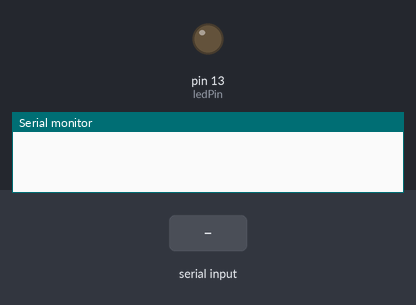
This sketch was run on a simulated Arduino Uno, built with avr-gcc and run on an emulated ATmega328P. On the bench: output pins drawn as LEDs (lit = HIGH), the last lines printed to the serial monitor. The inputs (shaded band) are chosen by the test bench.

Above: at 0.01 s.
At 1.2 s:
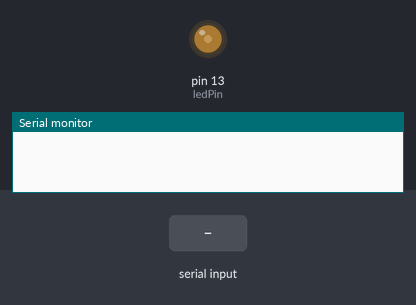
1.3 s: "90,45\n" received over Serial
At 1.52 s:
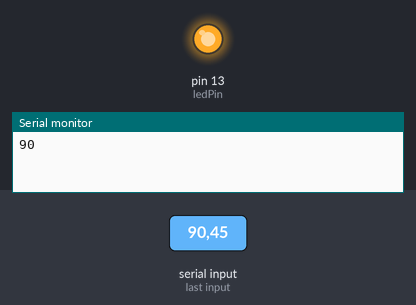
Timing chart, 0 to 10.3 s (numbered marks = the images above; inputs shaded):
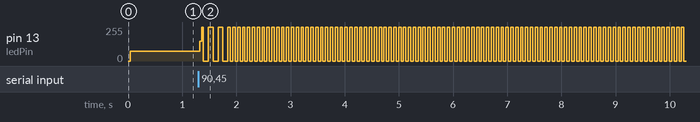

The sketch:

serialParserCFunc.ino
```cpp
// Serial Parse Using C functionsto be read by Arduino
//Uses page 103 of Arduino Cookbook

const int maxChars = 5; // sets the max string length
char strValue[maxChars+1]; //max length + terminating null
int index = 0; //index variable
const int ledPin = 13;
int blinkRate = 0;

void setup()
{
  Serial.begin(9600);
  pinMode(ledPin,OUTPUT);
  digitalWrite(ledPin,LOW);
}

void loop(){
  if(Serial.available()) // is there data?
  {
    char ch = Serial.read();  // read the data if available
    if(index < maxChars && isDigit(ch) )
       strValue[index++] = ch; //append digits to array
    else
    {
      strValue[index] = 0;
      blinkRate = atoi(strValue);
      Serial.println(atoi(strValue));
     index = 0;
    }
  }
  blinker();
}
 void blinker()
 {
     digitalWrite(ledPin,HIGH);
     delay(blinkRate);
     digitalWrite(ledPin,LOW);
     delay(blinkRate);
}
```
